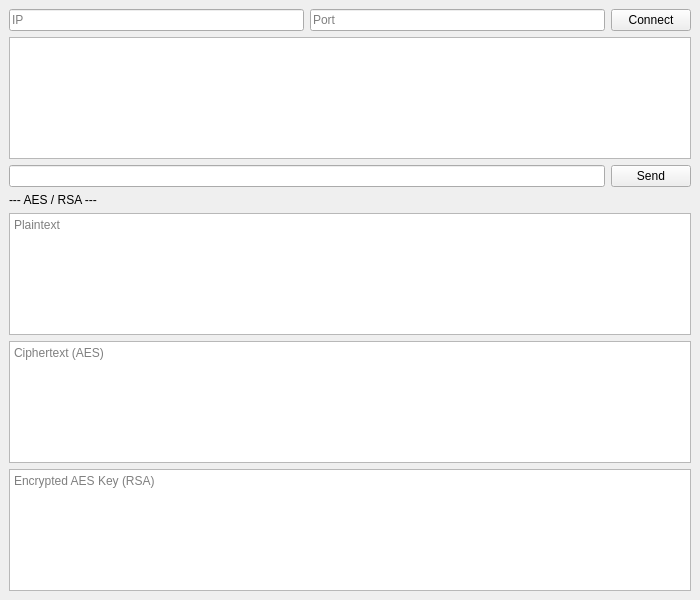
<?xml version="1.0" encoding="UTF-8"?>
<ui version="4.0">
 <class>MainWindow</class>
 <widget class="QMainWindow" name="MainWindow">
  <property name="geometry">
   <rect>
    <x>0</x>
    <y>0</y>
    <width>700</width>
    <height>600</height>
   </rect>
  </property>
  <property name="windowTitle">
   <string>AES-RSA Client</string>
  </property>

  <widget class="QWidget" name="centralwidget">
   <layout class="QVBoxLayout">

    <!-- CONNECT -->
    <item>
     <layout class="QHBoxLayout">
      <item>
       <widget class="QLineEdit" name="txtIP">
        <property name="placeholderText">
         <string>IP</string>
        </property>
       </widget>
      </item>
      <item>
       <widget class="QLineEdit" name="txtPort">
        <property name="placeholderText">
         <string>Port</string>
        </property>
       </widget>
      </item>
      <item>
       <widget class="QPushButton" name="btnConnect">
        <property name="text">
         <string>Connect</string>
        </property>
       </widget>
      </item>
     </layout>
    </item>

    <!-- CHAT -->
    <item>
     <widget class="QTextEdit" name="txtChat">
      <property name="readOnly">
       <bool>true</bool>
      </property>
     </widget>
    </item>

    <!-- SEND -->
    <item>
     <layout class="QHBoxLayout">
      <item>
       <widget class="QLineEdit" name="txtMessage"/>
      </item>
      <item>
       <widget class="QPushButton" name="btnSend">
        <property name="text">
         <string>Send</string>
        </property>
       </widget>
      </item>
     </layout>
    </item>

    <!-- AES RSA -->
    <item>
     <widget class="QLabel">
      <property name="text">
       <string>--- AES / RSA ---</string>
      </property>
     </widget>
    </item>

    <item>
     <widget class="QTextEdit" name="txtPlain">
      <property name="placeholderText">
       <string>Plaintext</string>
      </property>
     </widget>
    </item>

    <item>
     <widget class="QTextEdit" name="txtCipher">
      <property name="placeholderText">
       <string>Ciphertext (AES)</string>
      </property>
     </widget>
    </item>

    <item>
     <widget class="QTextEdit" name="txtKey">
      <property name="placeholderText">
       <string>Encrypted AES Key (RSA)</string>
      </property>
     </widget>
    </item>

   </layout>
  </widget>
 </widget>
 <resources/>
 <connections/>
</ui>
